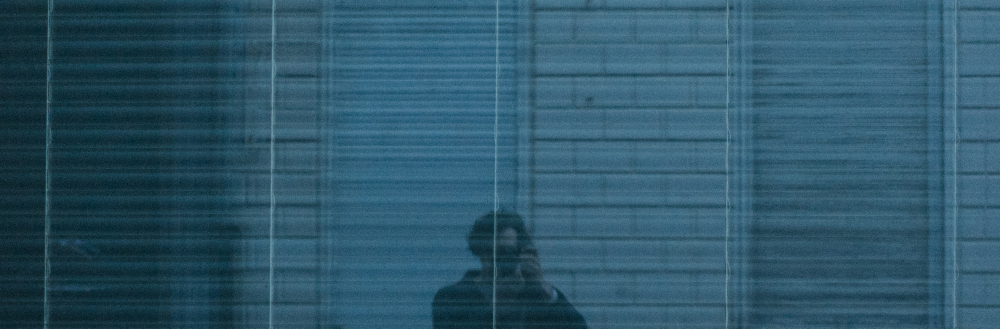
#> input picture src/assets/img/about_profile.jpg, 2000 x 657 px (shown at 1/2 size)
$ python resize_image_add_border.py assets/img/about_profile.jpg   (older library calls are emulated)
#> lines starting #> are read from the running program, lines starting #| are printed output that depends on the picture
import os, sys
from PIL import Image

size = 1500, 1500

for infile in sys.argv[1:]:
    outfile = os.path.splitext(infile)[0] + ".bordered.jpg"
    print (outfile)
    if infile != outfile:
        try:

            # resize
            basewidth = 1300
            img = Image.open(infile)
#> img is the input picture: PIL image 2000x657 RGB; mean R, G, B 46, 86.7, 106
            wpercent = (basewidth/float(img.size[0]))
#> wpercent = 0.65
            hsize = int((float(img.size[1])*float(wpercent)))
#> hsize = 427
            img = img.resize((basewidth,hsize), Image.ANTIALIAS)
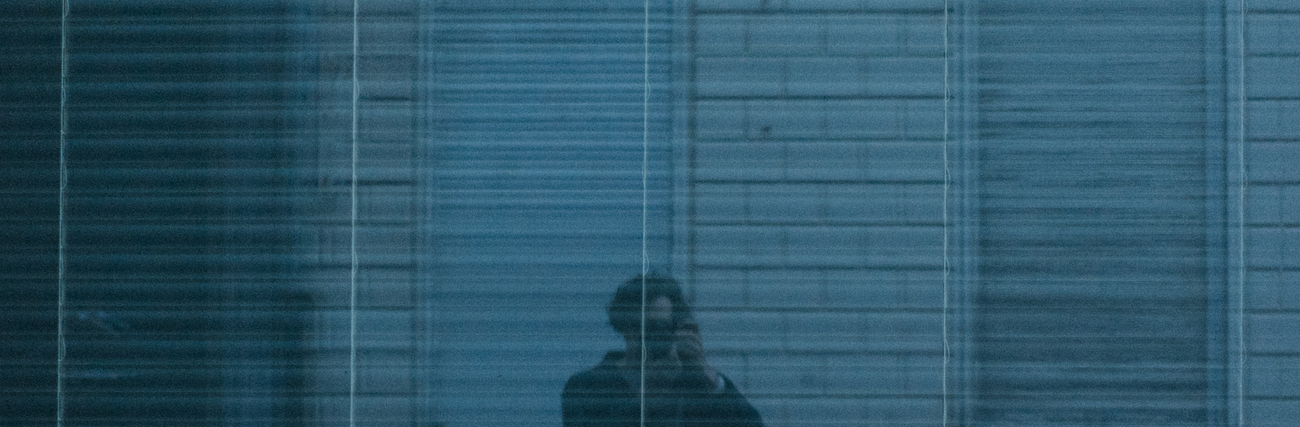
#> img: PIL image 1300x427 RGB; mean R, G, B 46, 86.7, 106

            # add border
            old_size = img.size
#> old_size = (1300, 427)
            new_size = (1500, 1500)
            new_im = Image.new("RGB", new_size, (255, 255, 255))
#> new_im: PIL image 1500x1500 RGB; every value is 255
            new_im.paste(img, (int((new_size[0]-old_size[0])/2),
                               int((new_size[1]-old_size[1])/2)))
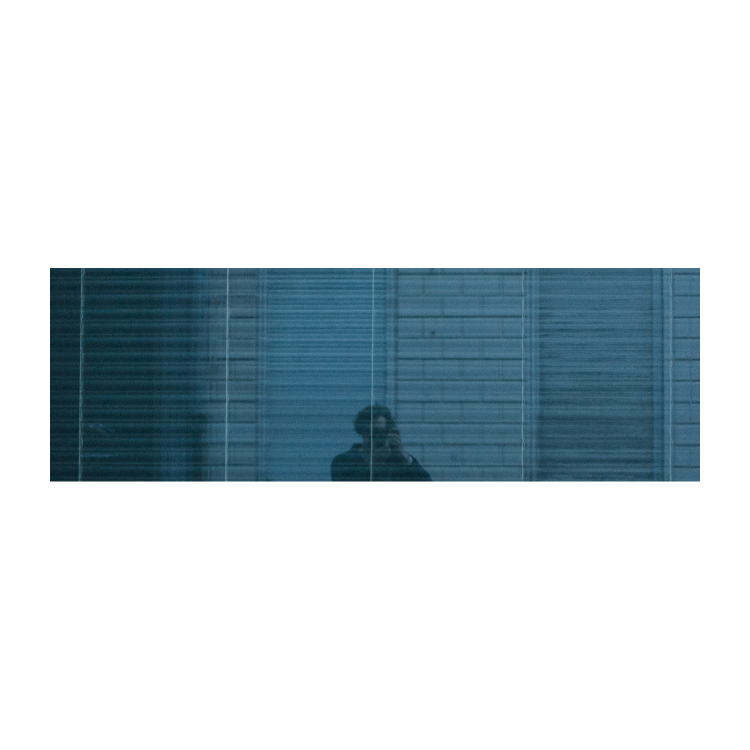
#> new_im: PIL image 1500x1500 RGB (shown at 1/2 size); mean R, G, B 203.4, 213.5, 218.3

            # new_im.show()
            img.save(outfile)

        except IOError:
            print("cannot create bordered image for '%s'" % infile)
